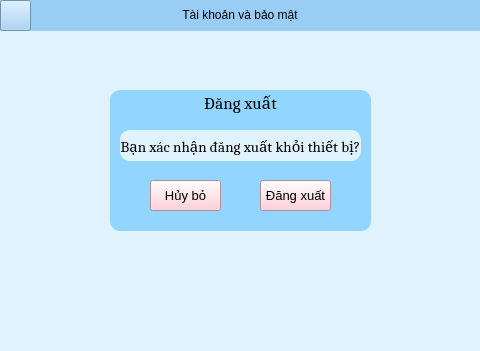
<?xml version="1.0" encoding="UTF-8"?>
<ui version="4.0">
 <class>cddangxuat_form</class>
 <widget class="QMainWindow" name="cddangxuat_form">
  <property name="geometry">
   <rect>
    <x>0</x>
    <y>0</y>
    <width>480</width>
    <height>351</height>
   </rect>
  </property>
  <property name="windowTitle">
   <string>Đăng xuất</string>
  </property>
  <property name="styleSheet">
   <string notr="true">background-color: rgb(224, 243, 253);</string>
  </property>
  <widget class="QWidget" name="centralwidget">
   <widget class="QPushButton" name="btn_return">
    <property name="geometry">
     <rect>
      <x>0</x>
      <y>0</y>
      <width>31</width>
      <height>31</height>
     </rect>
    </property>
    <property name="styleSheet">
     <string notr="true">background-color: rgb(154, 205, 244);</string>
    </property>
    <property name="text">
     <string/>
    </property>
    <property name="icon">
     <iconset>
      <normaloff>images/ic_return.png</normaloff>images/ic_return.png</iconset>
    </property>
   </widget>
   <widget class="QLabel" name="label">
    <property name="geometry">
     <rect>
      <x>0</x>
      <y>0</y>
      <width>480</width>
      <height>31</height>
     </rect>
    </property>
    <property name="styleSheet">
     <string notr="true">background-color: rgb(154, 205, 244);
font: 16pt &quot;Cambria&quot;;</string>
    </property>
    <property name="text">
     <string>&lt;html&gt;&lt;head/&gt;&lt;body&gt;&lt;p align=&quot;center&quot;&gt;Tài khoản và bảo mật&lt;/p&gt;&lt;/body&gt;&lt;/html&gt;</string>
    </property>
   </widget>
   <widget class="QLabel" name="lbl_doimk">
    <property name="geometry">
     <rect>
      <x>110</x>
      <y>90</y>
      <width>261</width>
      <height>141</height>
     </rect>
    </property>
    <property name="font">
     <font>
      <family>Cambria</family>
      <pointsize>13</pointsize>
      <weight>50</weight>
      <italic>false</italic>
      <bold>false</bold>
     </font>
    </property>
    <property name="styleSheet">
     <string notr="true">border-radius:10px;
font: 13pt &quot;Cambria&quot;;
background-color: rgb(146, 214, 255);</string>
    </property>
    <property name="text">
     <string>Đăng xuất</string>
    </property>
    <property name="alignment">
     <set>Qt::AlignHCenter|Qt::AlignTop</set>
    </property>
   </widget>
   <widget class="QLabel" name="label_2">
    <property name="geometry">
     <rect>
      <x>120</x>
      <y>130</y>
      <width>241</width>
      <height>31</height>
     </rect>
    </property>
    <property name="font">
     <font>
      <family>Cambria</family>
      <pointsize>11</pointsize>
     </font>
    </property>
    <property name="styleSheet">
     <string notr="true">border-radius:10px;
</string>
    </property>
    <property name="text">
     <string>Bạn xác nhận đăng xuất khỏi thiết bị?</string>
    </property>
    <property name="alignment">
     <set>Qt::AlignCenter</set>
    </property>
   </widget>
   <widget class="QPushButton" name="btn_huybo">
    <property name="geometry">
     <rect>
      <x>150</x>
      <y>180</y>
      <width>71</width>
      <height>31</height>
     </rect>
    </property>
    <property name="font">
     <font>
      <pointsize>10</pointsize>
     </font>
    </property>
    <property name="styleSheet">
     <string notr="true">background-color: rgb(255, 194, 209);</string>
    </property>
    <property name="text">
     <string>Hủy bỏ</string>
    </property>
   </widget>
   <widget class="QPushButton" name="btn_dangxuat">
    <property name="geometry">
     <rect>
      <x>260</x>
      <y>180</y>
      <width>71</width>
      <height>31</height>
     </rect>
    </property>
    <property name="font">
     <font>
      <pointsize>10</pointsize>
     </font>
    </property>
    <property name="styleSheet">
     <string notr="true">background-color: rgb(255, 194, 209);</string>
    </property>
    <property name="text">
     <string>Đăng xuất</string>
    </property>
   </widget>
   <zorder>label</zorder>
   <zorder>btn_return</zorder>
   <zorder>lbl_doimk</zorder>
   <zorder>label_2</zorder>
   <zorder>btn_huybo</zorder>
   <zorder>btn_dangxuat</zorder>
  </widget>
  <widget class="QMenuBar" name="menubar">
   <property name="geometry">
    <rect>
     <x>0</x>
     <y>0</y>
     <width>480</width>
     <height>18</height>
    </rect>
   </property>
  </widget>
  <widget class="QStatusBar" name="statusbar"/>
 </widget>
 <resources/>
 <connections/>
</ui>
